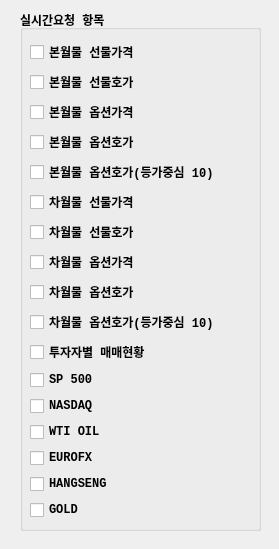
<?xml version="1.0" encoding="UTF-8"?>
<ui version="4.0">
 <class>Dialog</class>
 <widget class="QDialog" name="Dialog">
  <property name="geometry">
   <rect>
    <x>0</x>
    <y>0</y>
    <width>279</width>
    <height>549</height>
   </rect>
  </property>
  <property name="windowTitle">
   <string>실시간요청 설정</string>
  </property>
  <widget class="QGroupBox" name="groupBox">
   <property name="geometry">
    <rect>
     <x>20</x>
     <y>10</y>
     <width>241</width>
     <height>521</height>
    </rect>
   </property>
   <property name="font">
    <font>
     <family>Consolas</family>
     <weight>75</weight>
     <bold>true</bold>
    </font>
   </property>
   <property name="title">
    <string>실시간요청 항목</string>
   </property>
   <property name="flat">
    <bool>false</bool>
   </property>
   <widget class="QWidget" name="layoutWidget">
    <property name="geometry">
     <rect>
      <x>10</x>
      <y>30</y>
      <width>221</width>
      <height>481</height>
     </rect>
    </property>
    <layout class="QVBoxLayout" name="verticalLayout">
     <item>
      <widget class="QCheckBox" name="checkBox_cm_fut_price">
       <property name="font">
        <font>
         <family>Consolas</family>
         <weight>75</weight>
         <bold>true</bold>
        </font>
       </property>
       <property name="text">
        <string>본월물 선물가격</string>
       </property>
      </widget>
     </item>
     <item>
      <widget class="QCheckBox" name="checkBox_cm_fut_quote">
       <property name="font">
        <font>
         <family>Consolas</family>
         <weight>75</weight>
         <bold>true</bold>
        </font>
       </property>
       <property name="text">
        <string>본월물 선물호가</string>
       </property>
      </widget>
     </item>
     <item>
      <widget class="QCheckBox" name="checkBox_cm_opt_price">
       <property name="font">
        <font>
         <family>Consolas</family>
         <weight>75</weight>
         <bold>true</bold>
        </font>
       </property>
       <property name="text">
        <string>본월물 옵션가격</string>
       </property>
      </widget>
     </item>
     <item>
      <widget class="QCheckBox" name="checkBox_cm_opt_quote">
       <property name="font">
        <font>
         <family>Consolas</family>
         <weight>75</weight>
         <bold>true</bold>
        </font>
       </property>
       <property name="text">
        <string>본월물 옵션호가</string>
       </property>
      </widget>
     </item>
     <item>
      <widget class="QCheckBox" name="checkBox_cm_opt_quote_1">
       <property name="font">
        <font>
         <family>Consolas</family>
         <weight>75</weight>
         <bold>true</bold>
        </font>
       </property>
       <property name="text">
        <string>본월물 옵션호가(등가중심 10)</string>
       </property>
      </widget>
     </item>
     <item>
      <widget class="QCheckBox" name="checkBox_nm_fut_price">
       <property name="font">
        <font>
         <family>Consolas</family>
         <weight>75</weight>
         <bold>true</bold>
        </font>
       </property>
       <property name="text">
        <string>차월물 선물가격</string>
       </property>
      </widget>
     </item>
     <item>
      <widget class="QCheckBox" name="checkBox_nm_fut_quote">
       <property name="font">
        <font>
         <family>Consolas</family>
         <weight>75</weight>
         <bold>true</bold>
        </font>
       </property>
       <property name="text">
        <string>차월물 선물호가</string>
       </property>
      </widget>
     </item>
     <item>
      <widget class="QCheckBox" name="checkBox_nm_opt_price">
       <property name="font">
        <font>
         <family>Consolas</family>
         <weight>75</weight>
         <bold>true</bold>
        </font>
       </property>
       <property name="text">
        <string>차월물 옵션가격</string>
       </property>
      </widget>
     </item>
     <item>
      <widget class="QCheckBox" name="checkBox_nm_opt_quote">
       <property name="font">
        <font>
         <family>Consolas</family>
         <weight>75</weight>
         <bold>true</bold>
        </font>
       </property>
       <property name="text">
        <string>차월물 옵션호가</string>
       </property>
      </widget>
     </item>
     <item>
      <widget class="QCheckBox" name="checkBox_nm_opt_quote_1">
       <property name="font">
        <font>
         <family>Consolas</family>
         <weight>75</weight>
         <bold>true</bold>
        </font>
       </property>
       <property name="text">
        <string>차월물 옵션호가(등가중심 10)</string>
       </property>
      </widget>
     </item>
     <item>
      <widget class="QCheckBox" name="checkBox_supply_demand">
       <property name="font">
        <font>
         <family>Consolas</family>
         <weight>75</weight>
         <bold>true</bold>
        </font>
       </property>
       <property name="text">
        <string>투자자별 매매현황</string>
       </property>
      </widget>
     </item>
     <item>
      <widget class="QCheckBox" name="checkBox_sp500">
       <property name="font">
        <font>
         <family>Consolas</family>
         <weight>75</weight>
         <bold>true</bold>
        </font>
       </property>
       <property name="text">
        <string>SP 500</string>
       </property>
      </widget>
     </item>
     <item>
      <widget class="QCheckBox" name="checkBox_nasdaq">
       <property name="font">
        <font>
         <family>Consolas</family>
         <weight>75</weight>
         <bold>true</bold>
        </font>
       </property>
       <property name="text">
        <string>NASDAQ</string>
       </property>
      </widget>
     </item>
     <item>
      <widget class="QCheckBox" name="checkBox_oil">
       <property name="font">
        <font>
         <family>Consolas</family>
         <weight>75</weight>
         <bold>true</bold>
        </font>
       </property>
       <property name="text">
        <string>WTI OIL</string>
       </property>
      </widget>
     </item>
     <item>
      <widget class="QCheckBox" name="checkBox_eurofx">
       <property name="font">
        <font>
         <family>Consolas</family>
         <weight>75</weight>
         <bold>true</bold>
        </font>
       </property>
       <property name="text">
        <string>EUROFX</string>
       </property>
      </widget>
     </item>
     <item>
      <widget class="QCheckBox" name="checkBox_hangseng">
       <property name="font">
        <font>
         <family>Consolas</family>
         <weight>75</weight>
         <bold>true</bold>
        </font>
       </property>
       <property name="text">
        <string>HANGSENG</string>
       </property>
      </widget>
     </item>
     <item>
      <widget class="QCheckBox" name="checkBox_gold">
       <property name="font">
        <font>
         <family>Consolas</family>
         <weight>75</weight>
         <bold>true</bold>
        </font>
       </property>
       <property name="text">
        <string>GOLD</string>
       </property>
      </widget>
     </item>
    </layout>
   </widget>
  </widget>
 </widget>
 <resources/>
 <connections/>
</ui>
